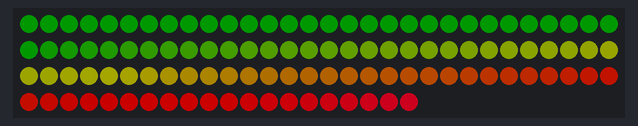
This sketch was run on a simulated Arduino Uno, built with avr-gcc and run on an emulated ATmega328P. Parts: 110 RGB LEDs in strip order, left to right, continuing on the next row. Dim RGB values are drawn brighter than linear; colours are those a GRB WS2812 strip shows for the declared byte order.

Above: at 0.7 s.
At 3.0 s:
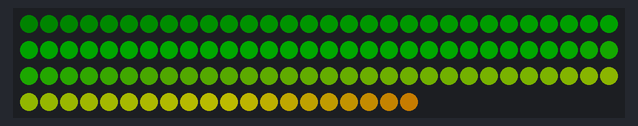
At 5.3 s:
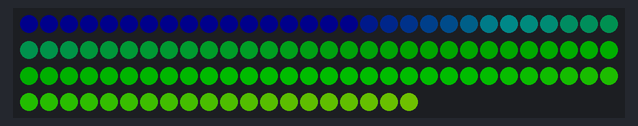
At 9.9 s:
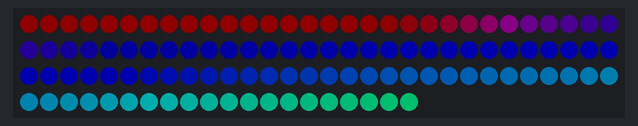
At 20.3 s:
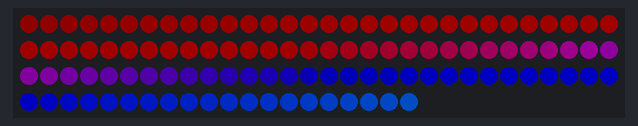
At 38.7 s:
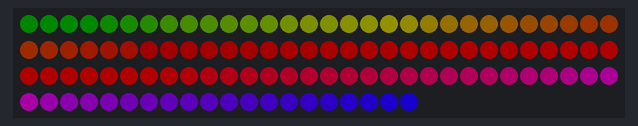

The sketch:

Cylon.ino
```cpp
#include "FastLED.h"

// How many leds in your strip?
#define NUM_LEDS 110

// For led chips like Neopixels, which have a data line, ground, and power, you just
// need to define DATA_PIN.  For led chipsets that are SPI based (four wires - data, clock,
// ground, and power), like the LPD8806, define both DATA_PIN and CLOCK_PIN
#define DATA_PIN 4
#define CLOCK_PIN 13

// Define the array of leds
CRGB leds[NUM_LEDS];

void setup() {
  LEDS.addLeds<WS2812, DATA_PIN, RGB>(leds, NUM_LEDS).setCorrection( TypicalLEDStrip  );
  LEDS.setBrightness(128);
  set_max_power_in_volts_and_milliamps(5, 1500);

}


void loop() {
  static uint8_t hue = 0;
  // First slide the led in one direction
  for (int i = 0; i < NUM_LEDS; i++) {
    // Set the i'th led to red
    leds[i] = CHSV(hue++, 255, 255);
    // Show the leds
    FastLED.show();
    // now that we've shown the leds, reset the i'th led to black
    // leds[i] = CRGB::Black;
//    fadeall();
  fadeToBlackBy(leds, NUM_LEDS, 3);
    // Wait a little bit before we loop around and do it again

  }
  FastLED.delay(500);
//
//  // Now go in the other direction.
//  for (int i = (NUM_LEDS) - 1; i >= 0; i--) {
//    // Set the i'th led to red
//    leds[i] = CHSV(hue++, 255, 255);
//    // Show the leds
//    FastLED.show();
//    // now that we've shown the leds, reset the i'th led to black
//    // leds[i] = CRGB::Black;
//    fadeall();
//    // Wait a little bit before we loop around and do it again
//    delay(10);
//  }
}
```

Measured:
- what the display in image 1 shows lasts 1.1 s, from 3.0 s to 4.1 s
